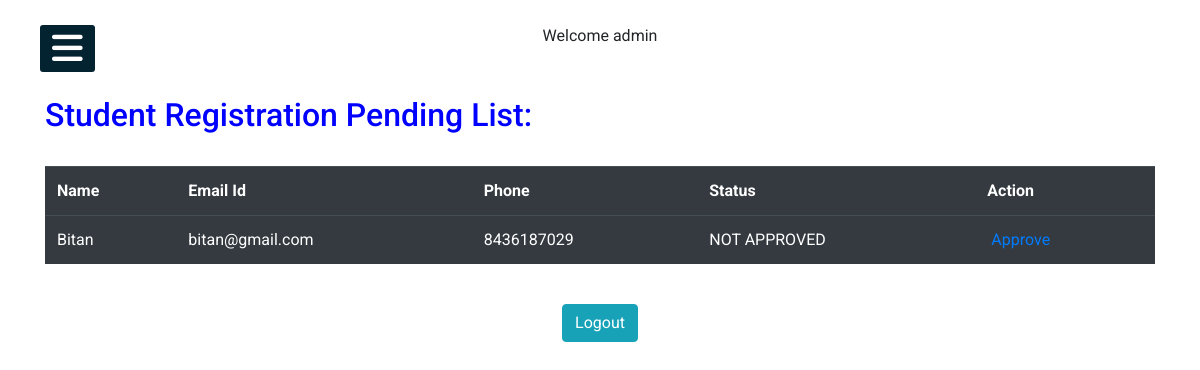
The page /adminpanel.php (signed in) on the database its author committed.
### tables this page shows
CREATE TABLE `students` (
  `id` bigint(20) NOT NULL,
  `name` varchar(250) NOT NULL,
  `email` varchar(250) NOT NULL,
  `password` mediumtext NOT NULL,
  `phone` bigint(20) NOT NULL,
  `status` varchar(250) NOT NULL
);

### adminpanel.php (the view, shortened to what this page needs)
<!DOCTYPE html>
<html lang="en" dir="ltr">
  <head>
  <link rel="stylesheet" href="https://maxcdn.bootstrapcdn.com/bootstrap/4.5.2/css/bootstrap.min.css">
    <link rel="stylesheet" href="Css/admincss.css">
  </head>
  <body>
    <label for="check">
      <i class="fas fa-bars" id="btn"></i>
    </label>
<?php
include('db.php');
?>
<div class="container text-center">
<?php
echo "Welcome"."&nbsp".$_SESSION['admin'];
?>
</div>
<?php
$query=mysqli_query($sql,"select * from students where status='NOT APPROVED'");
$check=mysqli_num_rows($query);
if ($check>0)
{
?>
<br><br>
<div class="container">
<h2 style="color:blue">Student Registration Pending List:</h2>
<br>
<table class="table table-dark table-hover">
<tr>
 <th>Name</th>
 <th>Email Id</th>
 <th>Phone</th>
 <th>Status</th>
 <th>Action</th>
</tr>
<?php
while ($row=mysqli_fetch_array($query))
{
?>
<tr>
 <td><?php echo $row['name']; ?></td>
 <td><?php echo $row['email']; ?></td>
 <td><?php echo $row['phone']; ?></td>
 <td><?php echo $row['status']; ?></td>
 <td>&nbsp;<a href="approved.php?id=<?php echo $row['id']; ?>">Approve</a>&nbsp;</td>
</tr>
<?php
}
}
?>
</table>
</div>
<div class="container" style="text-align:center">
<form action="logout.php">
</br><input type="submit" class="btn btn-info" value="Logout"></br>
</form>
</div>
  </body>
</html>

### Css/admincss.css (style rules this page uses)
* { padding: 0; margin: 0; list-style: none; text-decoration: none; }
body { font-family: 'Roboto', sans-serif; }
label #btn,label #cancel { position: absolute; background: #042331; border-radius: 3px; cursor: pointer; }
label #btn { left: 40px; top: 25px; font-size: 35px; color: white; padding: 6px 12px; transition: all .5s; }

### rows shown on the page
students: name "Bitan", email "bitan@gmail.com", phone "8436187029", status "NOT APPROVED"

### other values the page prints
$_SESSION['admin'] "admin"
